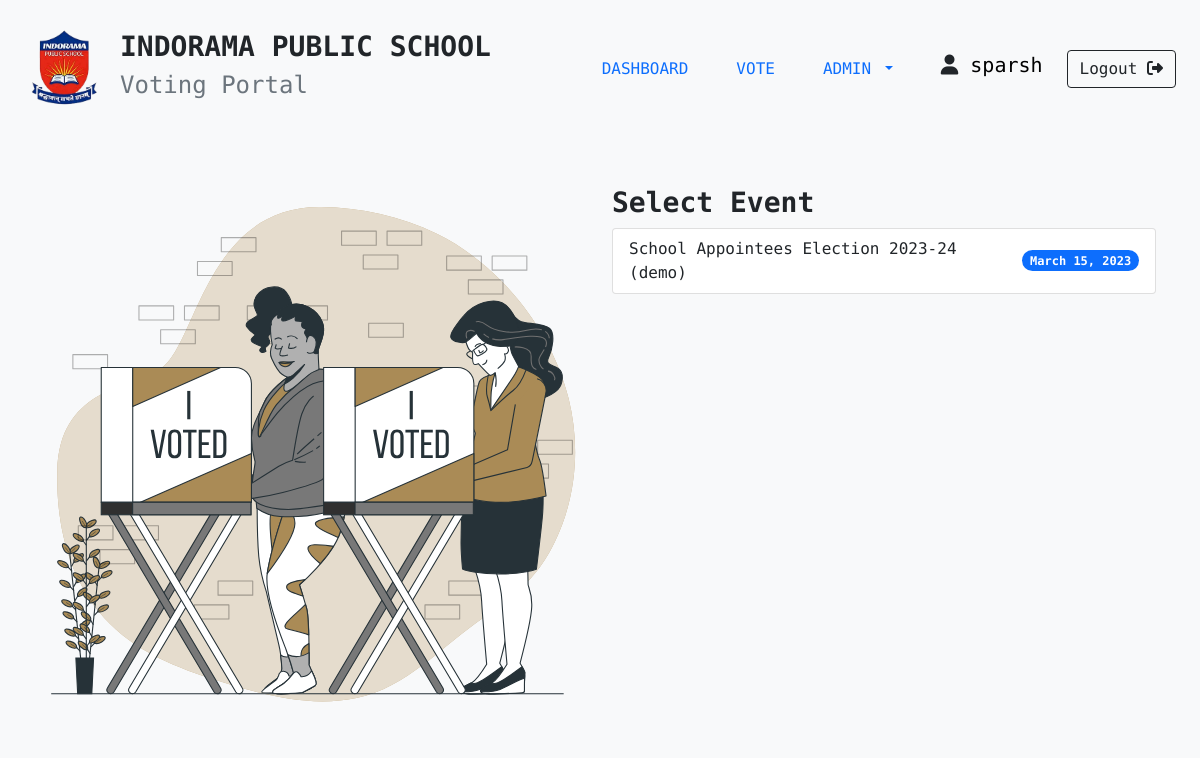
Before: /vote/student/ (signed in) with the older database file.
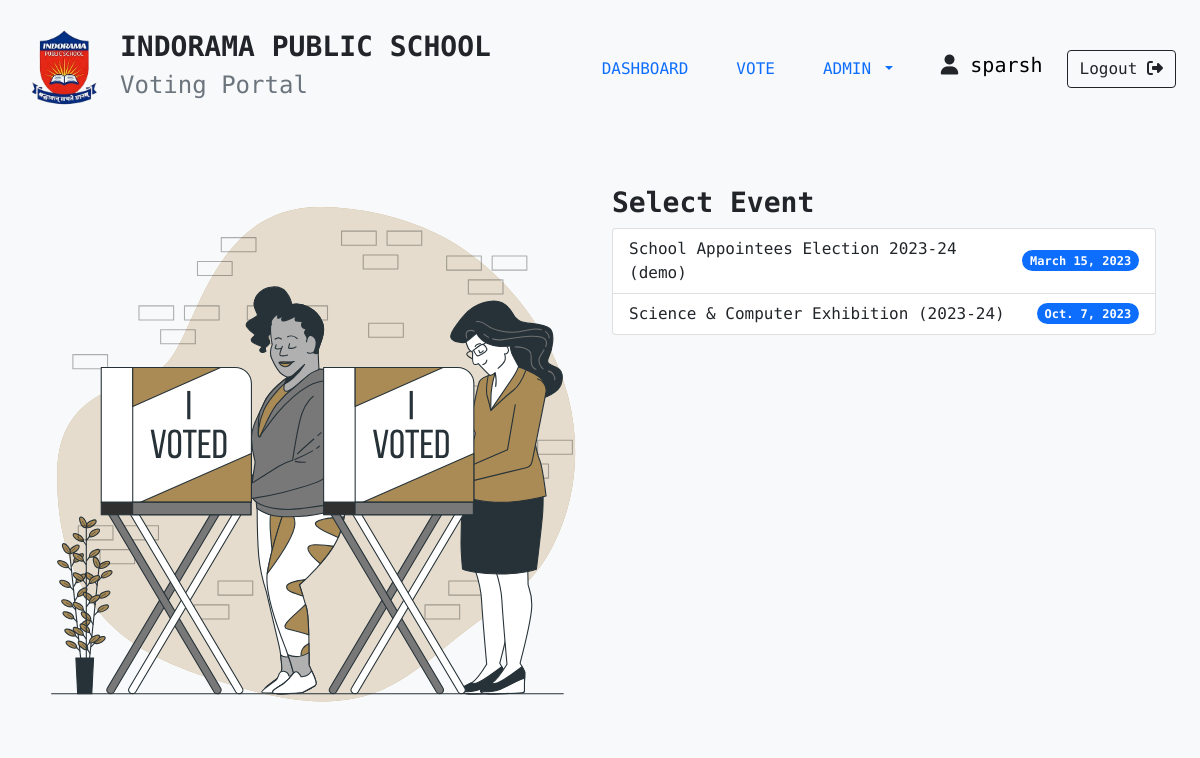
After: the same page with the newer database file.
### apps/vote/models.py (models this page shows, shortened)
class Event(models.Model):
    EventID = models.AutoField(primary_key=True)
    Date = models.DateField()
    EventName = models.TextField()

### apps/vote/views.py (the view)
# urls.py: path("<str:category>/", category_index),
@login_required(login_url="/login")
def category_index(request, category):
    events = Event.objects.all()
    params = {
        "events": events
    }
    return render(request, f"vote/{category}/{category}_vote.html", params)

### templates/vote/student/student_vote.html (shortened to what this page needs)
{% extends 'bases/base.html' %}
{% load static %}
{% block stylesheets %}
<link rel="stylesheet" href="{% static 'css/form.css' %}">
{% endblock stylesheets %}
{% block content %}
<div class="page">
    <div class="container" style="margin: 0;">
        <div class="row">
            <div class="col form__image">
                <div class="form__image--container">
                    <img src="{% static 'images/Voting-bro.svg' %}" alt="voting illustration">
                </div>
            </div>
            <div class="col">
                <label for="event_name" class="form-label h3 fw-bold">Select Event</label>
                <div class="list-group">
                    {% for event in events %}
                        <a href="/vote/student/{{ event.EventName }}" class="list-group-item list-group-item-action d-flex justify-content-between align-items-center" aria-current="true">
                          <span>{{ event.EventName }}</span>
                          <span class="badge bg-primary rounded-pill">{{ event.Date }}</span>
                        </a>
                    {% endfor %}
                </div>
            </div>
        </div>
    </div>
</div>
{% endblock content %}

Changed rows visible on the page:
added Event: EventName "Science & Computer Exhibition (2023-24)", Date "Oct. 7, 2023"
